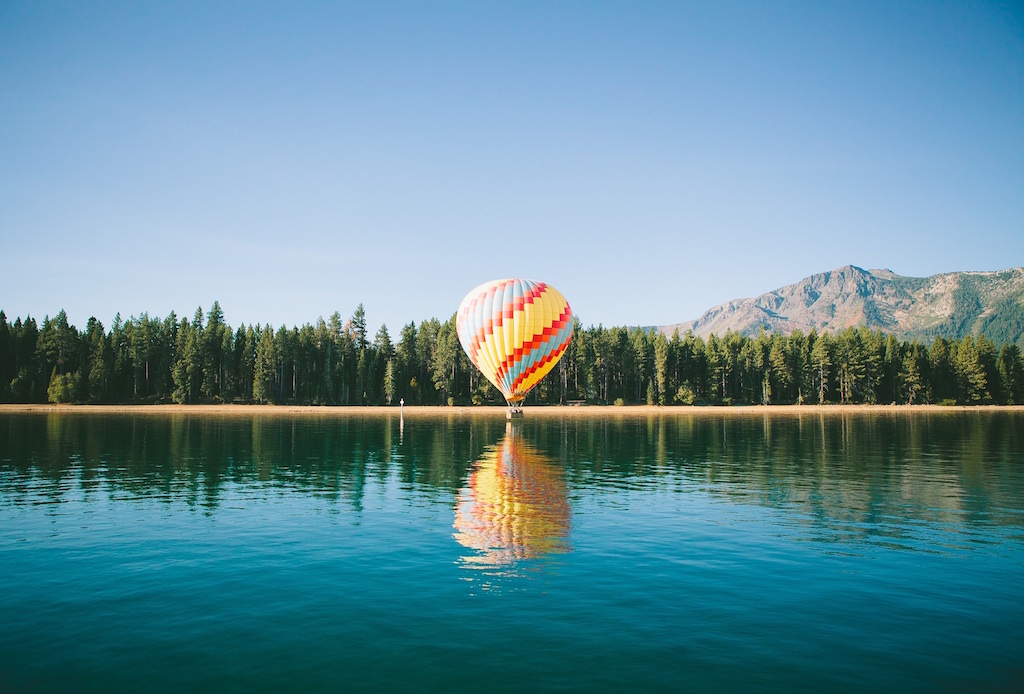
#> input picture Project-1/images/lakeandballoon.jpg, 1024 x 694 px
$ python contrast_funcs.py
#> lines starting #> are read from the running program, lines starting #| are printed output that depends on the picture
import cv2
import numpy as np


def adjust_contrast(img):
    '''
    Adjust the contrast of the image by maping min and max values to 0 and 255
    respectively, for each layer.

    Args:
        img: array - image to be adjusted

    Returns:
        img: array - image with adjusted contrast
    '''

    for i in range(3):
        layer = img[:, :, i]
        img[:, :, i] = unify_contast(layer)

    return img


def unify_contast(layer):
    '''
    Maps the min value and max value to 0 and 255 of a given image layer.

    Args:
        layer: array - layer to be adjusted

    Returns:
        high_set: array - adjusted layer
    '''

    low = np.min(layer)
    low_set = layer - low

    high = np.max(low_set)
    high_set = low_set / high * 255

    print('Layer - min {}, max {}'.format(low, high))

    return high_set


if __name__ == '__main__':
    img = cv2.imread('images/lakeandballoon.jpg', 1)
#> img is the input picture: shape (694, 1024, 3); mean B, G, R 152.1, 139.3, 97.6
    contr_image = adjust_contrast(img)
#> the loop in adjust_contrast, `for i in range(3):` made 3 passes
#| Layer - min 0, max 255
#| Layer - min 0, max 255
#| Layer - min 0, max 255
#> pass 1, in adjust_contrast, `layer = img[:, :, i]`:
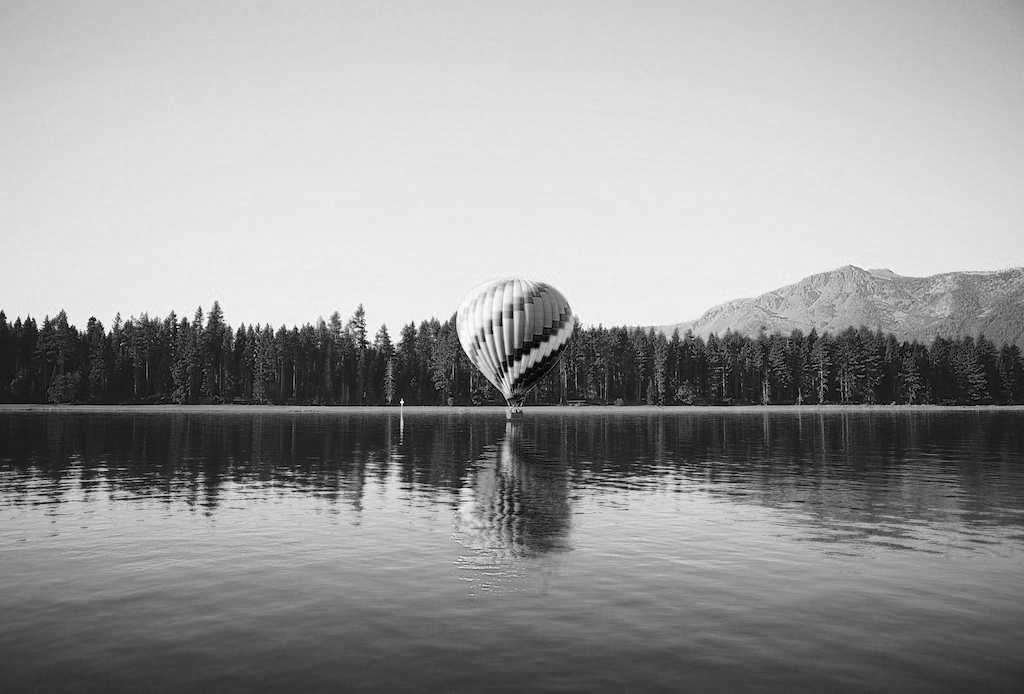
#> layer: shape (694, 1024); min 0, max 255, mean 152.1
#> pass 2, in adjust_contrast, `layer = img[:, :, i]`:
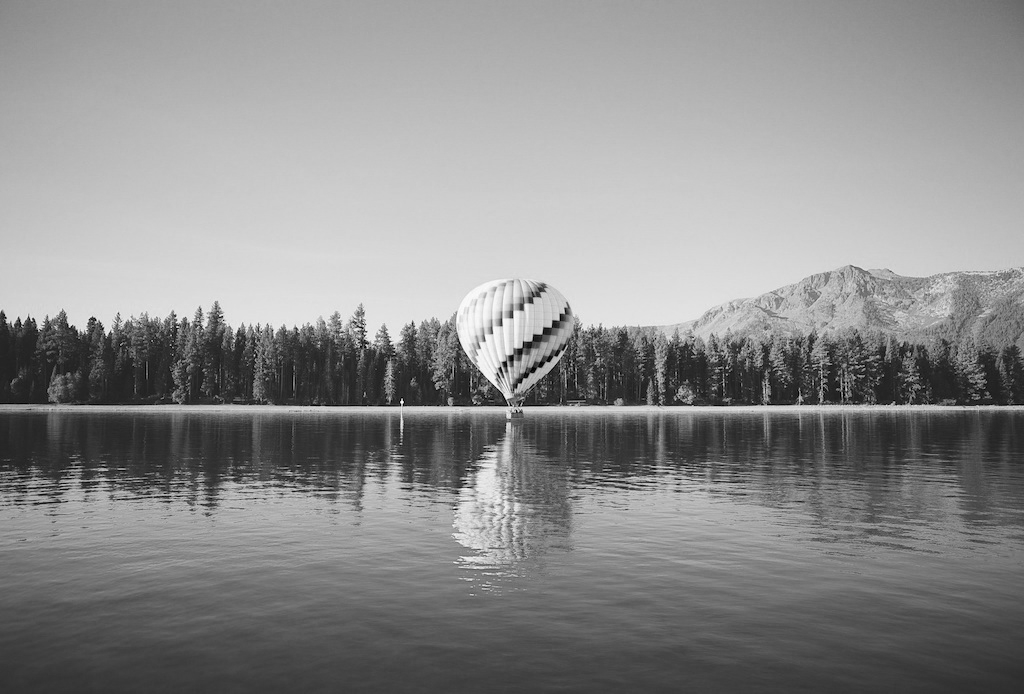
#> layer: shape (694, 1024); min 0, max 255, mean 139.3
#> after the loop in adjust_contrast, `for i in range(3):`:
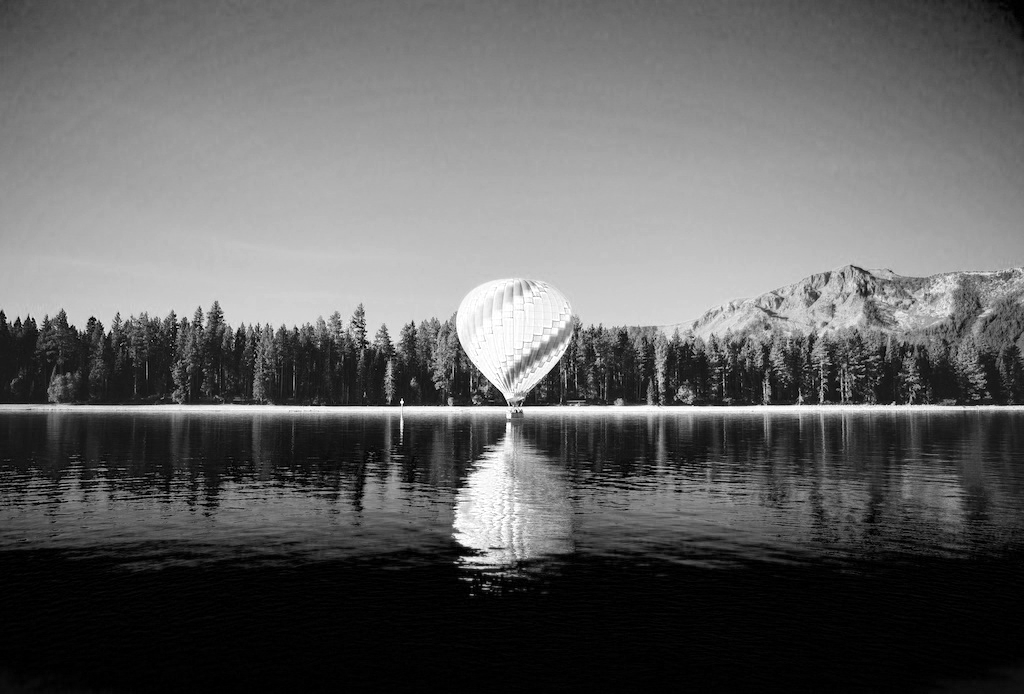
#> layer: shape (694, 1024); min 0, max 255, mean 97.6
